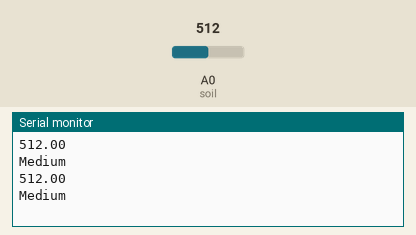
Bench run of a sketch on a simulated Arduino Uno, built with avr-gcc and run on an emulated ATmega328P. Shown: the last lines printed to the serial monitor. The inputs (shaded band) are chosen by the test bench; at power-on: A0 (soil) = 512. The modem accepts every AT command (registered, SIM ready, sends succeed) and sends nothing else.

Above: at 4.2 s.
4.3 s: A0 (soil) set to 521
At 5.4 s:
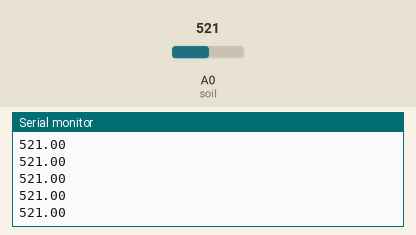
5.8 s: A0 (soil) set to 716
At 7.6 s:
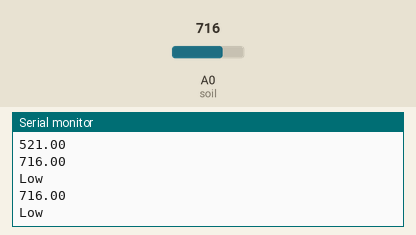
8.3 s: A0 (soil) set to 306
At 9.6 s:
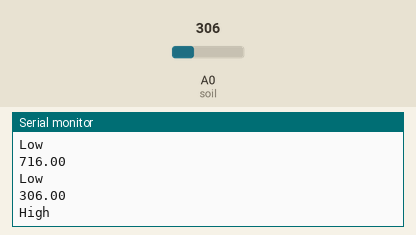
Timing chart, 0 to 11.3 s (numbered marks = the images above; inputs shaded):
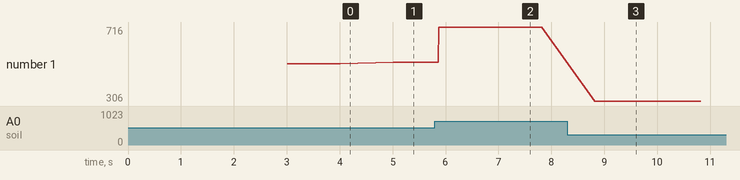

The sketch:

LoRa_Tx.ino
```cpp
/* By Akil S

Youtube : https://www.youtube.com/@Akilesh-S */


#include <SoftwareSerial.h>

SoftwareSerial lora(2, 3); // RX, TX

#define soil A0 //Moisture to pin A0

float moisture, moisture_percent;
const int AirValue = 620;
const int WaterValue = 310;

void setup() {
  Serial.begin(9600);
  lora.begin(115200);
  pinMode(soil, INPUT);

  lora.println("AT");
  delay(600);
  lora.println("AT+IPR=115200");
  delay(600);
  lora.println("AT+BAND=868500000");
  delay(600);
  lora.println("AT+ADDRESS=1");
  delay(600);
  lora.println("AT+NETWORKID=4");
  delay(600);

}

void loop() {

  moisture = analogRead(soil);
  Serial.println(moisture);
  moisture_percent = map(moisture, AirValue, WaterValue, 0, 100);

  if (moisture_percent <= 30) {
    Serial.println("Low");
    lora.println("AT+SEND=2,2,LO");
    delay(1000);
  } else if (moisture_percent > 31 && moisture_percent < 69) {
    Serial.println("Medium");
    lora.println("AT+SEND=2,2,MI");
    delay(1000);
  } else if (moisture_percent >= 70) {
    Serial.println("High");
    lora.println("AT+SEND=2,2,HI");
    delay(1000);
  }

}
```

Measured:
- the behaviour switches between 520 and 521 on A0 (soil) (found by bisection; images 0 and 1)
- after the input at 4.3 s, the serial monitor: prints a new line after 0.71 s (image 1)
- after the input at 5.8 s, the serial monitor: prints a new line after 0.07 s (image 2)
- after the input at 8.3 s, the serial monitor: prints a new line after 0.52 s (image 3)
- plotted number 1: 512 → 521 after the input at 4.3 s, 521 → 716 after the input at 5.8 s, 716 → 306 after the input at 8.3 s
